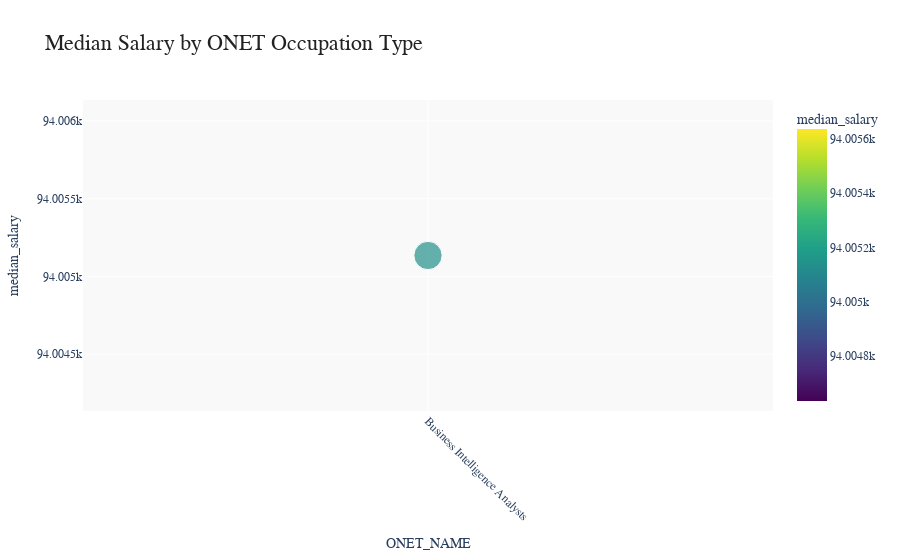

Notebook cell for this chart:
### Markdown cell above
# Salary Analysis by ONET Occupation Type (Bubble Chart)
- Analyze how salaries differ across ONET occupation types.
- **Aggregate Data**
  - Compute **median salary** for each occupation in the **ONET taxonomy**.
- **Visualize results**
  - Create a **bubble chart** where:
    - **X-axis** = `ONET_NAME`
    - **Y-axis** = `Median Salary`
    - **Size** = Number of job postings
  - Apply custom colors and font styles.
- **Explanation:** Write two sentences about what the graph reveals.

### Code cell
# Your code for 7th question here
from pyspark.sql.functions import col, avg, count

df_filtered = df.filter((col("SALARY_FROM").isNotNull()) & (col("SALARY_FROM") > 0))

df_onet_salary = df_filtered.groupBy("ONET_NAME").agg(
    avg("SALARY_FROM").alias("median_salary"),
    count("*").alias("job_postings")
)

pdf_onet = df_onet_salary.toPandas()
pdf_onet_sorted = pdf_onet.sort_values("median_salary", ascending=False)

import plotly.express as px

fig = px.scatter(
    pdf_onet_sorted,
    x="ONET_NAME",
    y="median_salary",
    size="job_postings",
    color="median_salary",
    color_continuous_scale="Viridis",
    title="Median Salary by ONET Occupation Type"
)

fig.update_layout(
    font_family="Verdana",
    font_size=12,
    title_font=dict(size=22, family="Georgia", color="#222222"),
    plot_bgcolor="#F9F9F9",
    paper_bgcolor="#FFFFFF",
    xaxis_tickangle=45
)

fig.show()

### Figure 1 — Plotly figure (JSON) as saved in the notebook; plotly's stock layout.template omitted (floating-point values rounded to 4 significant figures)
{"data": [{"hovertemplate": "ONET_NAME=%{x}<br>median_salary=%{marker.color}<br>job_postings=%{marker.size}<extra></extra>", "legendgroup": "", "marker": {"color": [94010.0], "coloraxis": "coloraxis", "size": [32398], "sizemode": "area", "sizeref": 81.0, "symbol": "circle"}, "mode": "markers", "name": "", "orientation": "v", "showlegend": false, "type": "scatter", "x": ["Business Intelligence Analysts"], "xaxis": "x", "y": [94010.0], "yaxis": "y"}], "layout": {"coloraxis": {"colorbar": {"title": {"text": "median_salary"}}, "colorscale": [[0, "#440154"], [0.1111, "#482878"], [0.2222, "#3e4989"], [0.3333, "#31688e"], [0.4444, "#26828e"], [0.5556, "#1f9e89"], [0.6667, "#35b779"], [0.7778, "#6ece58"], [0.8889, "#b5de2b"], [1, "#fde725"]]}, "font": {"family": "Verdana", "size": 12}, "legend": {"itemsizing": "constant", "tracegroupgap": 0}, "paper_bgcolor": "#FFFFFF", "plot_bgcolor": "#F9F9F9", "title": {"font": {"color": "#222222", "family": "Georgia", "size": 22}, "text": "Median Salary by ONET Occupation Type"}, "xaxis": {"anchor": "y", "domain": [0, 1], "tickangle": 45, "title": {"text": "ONET_NAME"}}, "yaxis": {"anchor": "x", "domain": [0, 1], "title": {"text": "median_salary"}}}}
